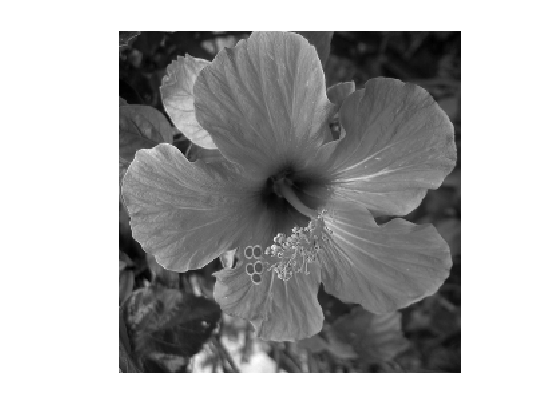
#> input picture python/image et filtre/TPpriseEnMain/hibiscus_01.png, 559 x 419 px
$ jupyter execute TP0_image.ipynb
#> lines starting #> are read from the running program, lines starting #| are printed output that depends on the picture; after the words box and inside, x2 and y2 are one past the last pixel; in counts of white or black regions, pixels touching at a corner belong together
### Les toolboxes images dans Python

Dans un premier temps, en supposant que vous ayez installé  Anaconda avec Python 2, sous Windows ou Linux, il faut installer la librairie openCV pour le traitement des images.
Pour ce faire, allez dans le terminal et écrivez: «pip install openCV«. Ensuite, pour utiliser cette librairie, il faut écrire au début de chaque ficher notebook «import cv2».
Vous pouvez avoir tous les détails sur https://docs.opencv.org/3.0-beta/doc/py_tutorials/py_gui/py_image_display/py_image_display.html.

Cette partie TP est largement prise de la page http://images.math.cnrs.fr/le-traitement-numerique-des-images.html?lang=fren après l'avoir adaptée pour Python. Cet article est "basique" mais les manipulations sont cependant intéressantes à faire dans un premier temps.

### Les pixels d'une image

Une <font color=red>image numérique</font> en niveaux de gris est un tableau de valeurs. Chaque case de ce tableau, qui stocke une valeur, se nomme un <font color=red>pixel</font>. En notant le nombre de lignes et le nombre de colonnes de l'image, on manipule ainsi un tableau de pixels.
La figure 1 montre une visualisation d'un tableau carré ce qui représente 57600 (240*240) pixels. Les appareils photos numériques peuvent enregistrer des images beaucoup plus grandes, avec plusieurs millions de pixels.

[cell 1]
import numpy as np
import cv2
import matplotlib.pyplot as plt
img = cv2.imread('hibiscus_01.png',0)
#> img is the input picture: shape (419, 559); min 0, max 255, mean 174.9
# [5 lines of commented-out code are left out]

plt.imshow(img)
plt.show()

print(img.shape)
#| (419, 559)

Les valeurs des pixels sont enregistrées dans l'ordinateur ou l'appareil photo numérique sous forme de <font color=red>nombres entiers</font> entre 0 et 255, ce qui fait 256 valeurs possibles pour chaque pixel.
La valeur 0 correspond au noir, et la valeur 255 correspond au blanc. Les valeurs intermédiaires correspondent à des <font color=red>niveaux de gris</font> allant du noir au blanc.
La figure 2 montre un sous-tableau de  pixels extrait de l'image précédente. On peut voir à la fois les valeurs qui composent le tableau et les niveaux de gris qui permettent d'afficher l'image à l'écran.

[cell 2]
img_small=img[100:200,100:200]
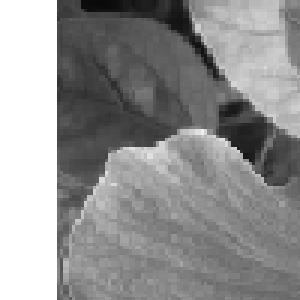
#> img_small: shape (100, 100) (shown 3 times larger); min 9, max 255, mean 145.5
# [6 lines of commented-out code are left out]
plt.imshow(img_small)
plt.show()
img_small[61:66,61:66]
#> Out = [[152, 152, 152, 149, 153], [152, 152, 137, 149, 159], [145, 145, 139, 144, 142], [145, 145, 139, 144, 142], [160, 160, 144, 156, 144]]

L' <font color=red>histogramme</font> est un graphique statistique permettant de représenter le nombre de pixels pour chaque intensité lumineuse. Par convention un histogramme représente le niveau d'intensité en abscisseen allant du plus foncé (à gauche) au plus clair (à droite).

[cell 3]
plt.figure(3)
plt.hist(img.ravel(),256,[0,256],fc='k')
plt.title('Histogram')
plt.xlabel('Intensity')
plt.ylabel('Numbers of pixels')
plt.show()
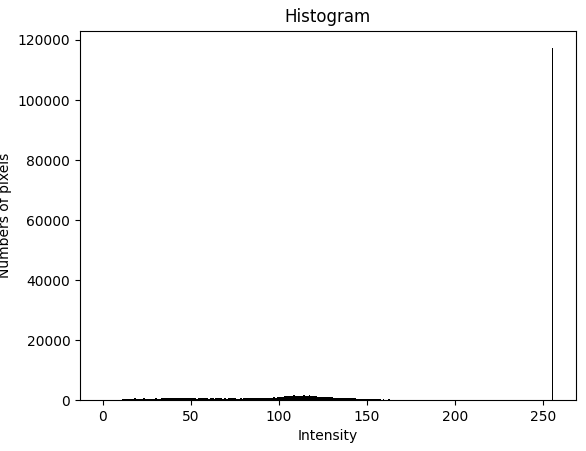
#> figure drawn by matplotlib, 1 panel; tallest bar 117259 high, from x = 255 to 256

### La résolution d'une image

Afin de réduire la place de stockage d'une image, on peut réduire sa <font color=red>résolution</font>, c'est-à-dire diminuer le nombre de pixels (on parlera également de sous-échantillonnage !).
La façon la plus simple d'effectuer cette réduction consiste à supprimer des lignes et des colonnes dans l'image de départ.
La figure 3 montre ce que l'on obtient si l'on retient une ligne sur 4 et une colonne sur 4.

[cell 4]
[lignes,colonnes]= img.shape
#> lignes = 419; colonnes = 559
#print lignes
#print colonnes

[cell 5]
img_sub_sampled_2 = img[1:lignes:2,1:colonnes:2]
img_sub_sampled_4 = img[1:lignes:4,1:colonnes:4]
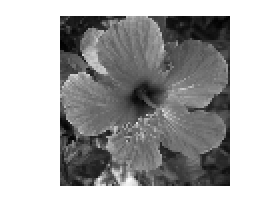
#> img_sub_sampled_4: shape (105, 140) (shown 2 times larger); min 1, max 255, mean 176.3
img_sub_sampled_8 = img[1:lignes:8,1:colonnes:8]
img_sub_sampled_16 = img[1:lignes:16,1:colonnes:16]

plt.figure(4,figsize = (10,10))
plt.subplot(221),plt.imshow(img_sub_sampled_2, cmap = 'gray')
plt.title('1 ligne/colonne sur 2'), plt.xticks([]), plt.yticks([])
plt.subplot(222),plt.imshow(img_sub_sampled_4, cmap = 'gray')
plt.title('1 ligne/colonne sur 4'), plt.xticks([]), plt.yticks([])
plt.subplot(223),plt.imshow(img_sub_sampled_8, cmap = 'gray')
plt.title('1 ligne/colonne sur 8'), plt.xticks([]), plt.yticks([])
plt.subplot(224),plt.imshow(img_sub_sampled_16, cmap = 'gray')
plt.title('1 ligne/colonne sur 16'), plt.xticks([]), plt.yticks([])
plt.show()

### Quantifier une image

Une autre façon de réduire la place mémoire nécessaire pour le stockage consiste à utiliser moins de nombres entiers pour chaque valeur.
On peut par exemple utiliser uniquement des nombres entiers entre 0 et 3, ce qui donnera une image avec uniquement 4 niveau de gris.
On peut effectuer une conversion de l'image d'origine vers une image avec 3 niveaux de valeurs en effectuant les remplacements:
Une telle opération se nomme quantification.
La figure 5 montre l'image résultante avec 4 niveaux de couleurs. Les 4 valeurs sont affichées en utilisant 4 niveaux de gris allant du noir au blanc.

[cell 6]
quant =(img[:,:]/64)*64;

cv2.startWindowThread()
cv2.namedWindow('fig5')
cv2.imshow('fig5',quant)
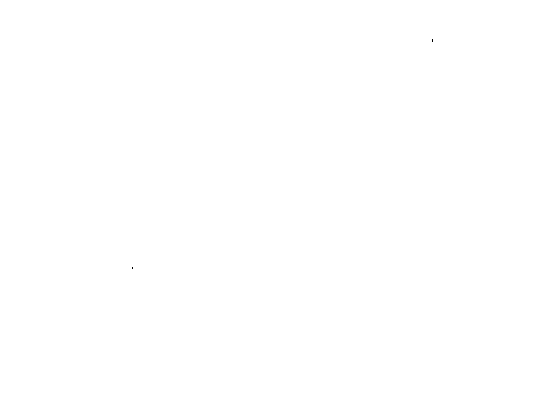
#> window 'fig5': shape (419, 559); 100% white; black in thin lines or dots, all inside (x1, y1, x2, y2) = (132, 39, 433, 269)
#cv2.waitKey(0)
#cv2.destroyAllWindows()

Tout comme pour la réduction du nombre de pixels, la réduction du nombre de niveaux de gris influe beaucoup sur la qualité de l'image. Afin de réduire au maximum la taille d'une image sans modifier sa qualité, on utilise des méthodes plus complexes de compression d'image. La méthode la plus efficace s'appelle JPEG-2000. Elle utilise la théorie des ondelettes.  Ces techniques seront abordées dans les projects 2 et 3.

### Les images couleurs

Une image couleur est en réalité composée de trois images indépendantes, afin de représenter le rouge, le vert, et le bleu. Chacune de ces trois images s'appelle canal. Cette représentation en rouge, vert et bleu mime le fonctionnement du système visuel humain.
La figure 6 suivante montre le canal rouge de l'image.

[cell 7]
img_color = cv2.imread('AAA.png')
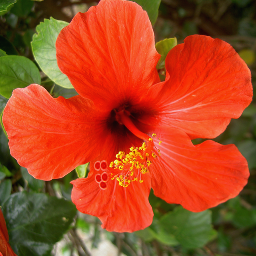
#> input picture python/image et filtre/TPpriseEnMain/AAA.png, 256 x 256 px
#> img_color is the input picture: shape (256, 256, 3); mean B, G, R 32.6, 71.7, 166.1
img_rouge = img_color
img_rouge[:,:,0]=0
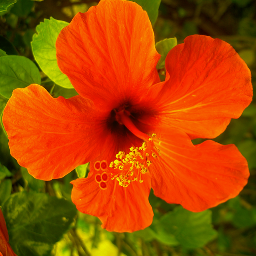
#> img_rouge: shape (256, 256, 3); mean B, G, R 0, 71.7, 166.1
img_rouge[:,:,1]=0
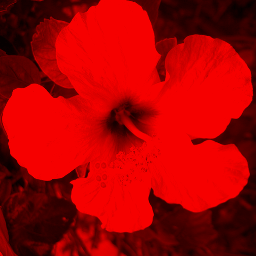
#> img_rouge: shape (256, 256, 3); mean B, G, R 0, 0, 166.1

plt.figure(6)
plt.imshow(cv2.cvtColor(img_rouge, cv2.COLOR_BGR2RGB))
plt.xticks([]), plt.yticks([])
plt.show()

[cell 8]
'''faire la meme chose pour le vert et le bleu'''

Chaque pixel de l'image couleur contient ainsi trois nombres, chacun étant un nombre entier entre 0 et 255. Si le pixel est égal à $(r,v,b)=(255,0,0)$, il ne contient que de l'information rouge, et est affiché comme du rouge. De façon similaire, les pixels valant  et  sont respectivement affichés vert et bleu.
On peut afficher à l'écran une image couleur à partir de ses trois canaux  en utilisant les règles de la <font color=red> synthèse additive des couleurs</font>. Par exemple un pixel avec les valeurs est un mélange de rouge et de vert, il est donc affiché comme du jaune.
On peut calculer une image en niveau de gris à partir d'une image couleur en moyennant les trois cannaux. On calcule donc une valeur
qui s'appelle la <font color=red>luminance</font> de la couleur.
La figure 7 suivante montre le passage d'une image couleur à une image de luminance en niveau de gris.

[cell 9]
lum = (img_color[:,:,0] + img_color[:,:,1] + img_color[:,:,2])/3
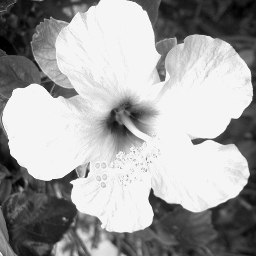
#> lum: shape (256, 256) float64; min 2, max 85, mean 55.4; drawn with min black and max white

[cell 10]
plt.figure(7)
plt.imshow(lum, cmap='gray')
plt.xticks([]), plt.yticks([])
plt.title("luminance")
plt.show()

### Spectre (fréquentiel) d’une image.
On vous donne une image relativement simple d’arcs de cercle concentriques. L’objectif est de tracer le spectre fréquentiel de l’image (les « a plats » étant une fréquence faible, voire nulle, les changements brusques de noir à blanc ou inversément étant des fréquences élevées.)

[cell 11]
#Creation image avec des cercles

# Taille image
width = 512
height = 512
channels = 3

# Creation image vide
img = np.zeros((height, width, channels), dtype=np.uint8)

# Dessin cercles
xx, yy = np.mgrid[:height:0.4, :width:0.4]

circle = ((xx/3) - 1) ** 2 + ((yy/3) - 1) ** 2

# Definition RGB valeurs
for y in range(img.shape[0]):
    for x in range(img.shape[1]):
        r, g, b = circle[y][x], circle[y][x], circle[y][x]
        img[y][x][0] = r
        img[y][x][1] = g
        img[y][x][2] = b

cv2.imwrite('cercles.png',img)
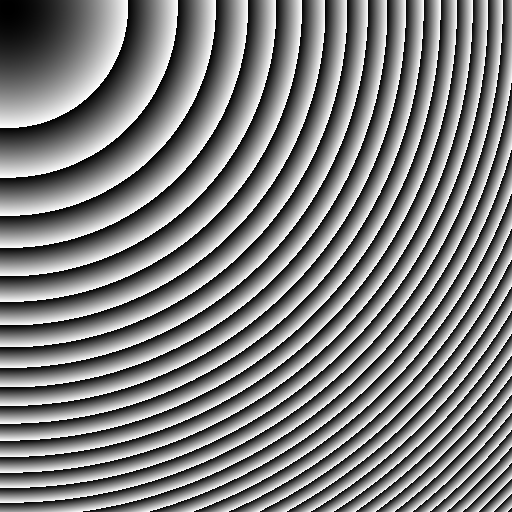
#> saved as cercles.png: shape (512, 512, 3); min 0, max 255, mean 126.1

xx.shape
yy.shape

[cell 12]
img = cv2.imread('cercles.png',0)
#> img: shape (512, 512); min 0, max 255, mean 126.1
f = np.fft.fft2(img)
fshift = np.fft.fftshift(f)
magnitude_spectrum = 20*np.log(np.abs(fshift))
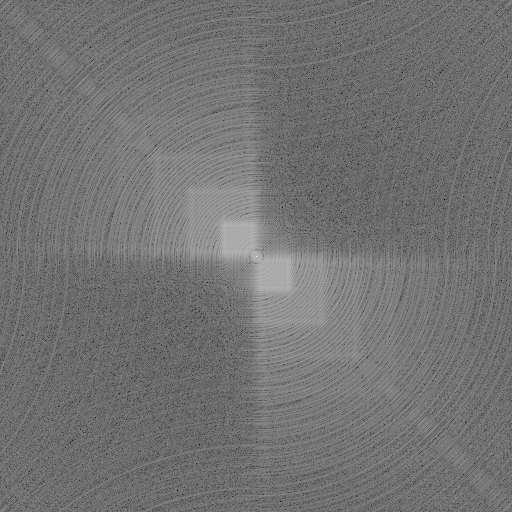
#> magnitude_spectrum: shape (512, 512) float64; min 55.92, max 346.3, mean 187.1; drawn with min black and max white

plt.subplot(121),plt.imshow(img, cmap = 'gray')
plt.title('Input Image'), plt.xticks([]), plt.yticks([])
plt.subplot(122),plt.imshow(magnitude_spectrum, cmap = 'gray')
plt.title('Magnitude Spectrum'), plt.xticks([]), plt.yticks([])
plt.show()
